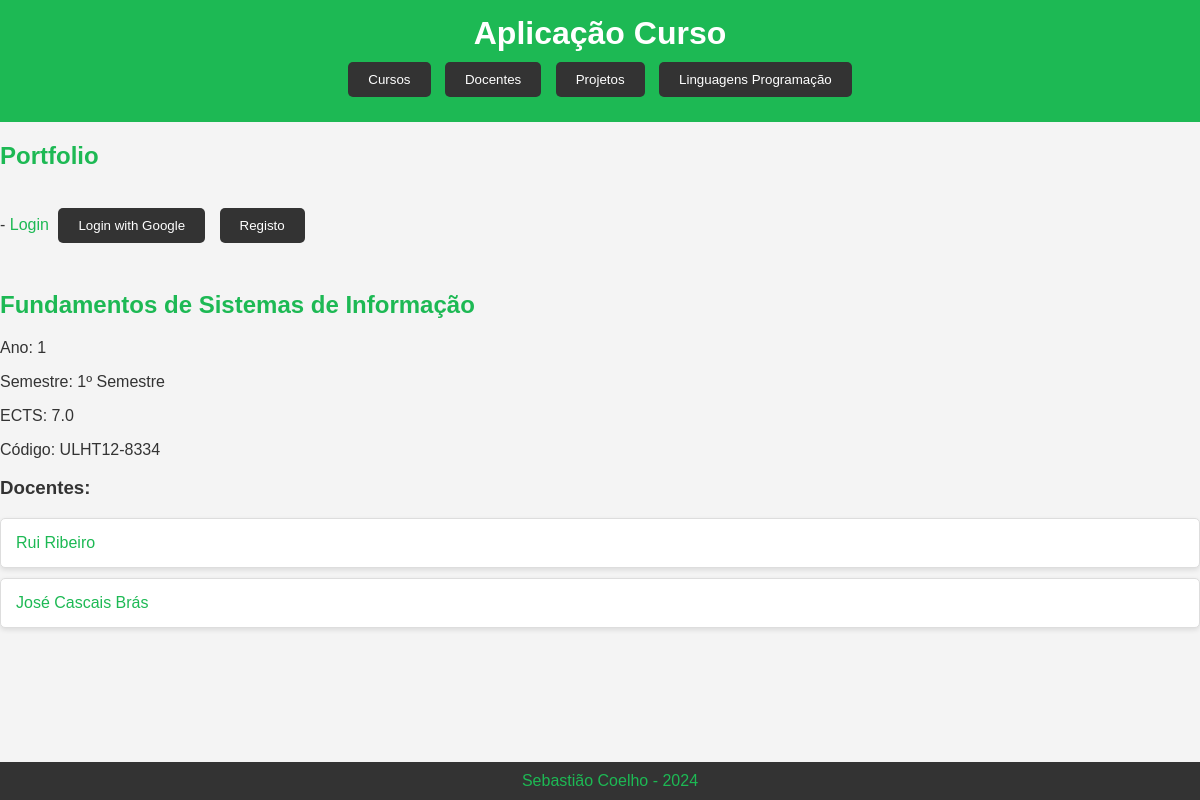
The app's page /curso/disciplina/3/ with its own data.
### curso/models.py (models this page shows, shortened)
class Disciplina(models.Model):
    nome = models.CharField(max_length=255)
    ano = models.IntegerField(choices=[(1, '1º Ano'), (2, '2º Ano'), (3, '3º Ano')])
    semestre = models.CharField(max_length=20,
                                choices=[('1º Semestre', '1º Semestre'), ('2º Semestre', '2º Semestre'),
                                         ('Anual', 'Anual'), ])
    ects = models.FloatField()
    codigo_leitura = models.CharField(max_length=50)

class Docente(models.Model):
    nome = models.CharField(max_length=255)
    disciplinas = models.ManyToManyField(Disciplina, related_name='docentes')

### curso/views.py (the view)
# urls.py: path('disciplina/<int:disciplina_id>/', views.disciplina_view, name='disciplina'),
def disciplina_view(request, disciplina_id):
    disciplina = Disciplina.objects.get(id=disciplina_id)
    projetos = Projeto.objects.filter(disciplina=disciplina)
    context = {
        'disciplina': disciplina,
    }
    return render(request, 'curso/disciplina.html', context)

### curso/templates/curso/disciplina.html (shortened to what this page needs)
{% extends 'curso/layout.html' %}
{% block content %}
    <h2>{{ disciplina.nome }}</h2>
    <p>Ano: {{ disciplina.ano }}</p>
    <p>Semestre: {{ disciplina.semestre }}</p>
    <p>ECTS: {{ disciplina.ects }}</p>
    <p>Código: {{ disciplina.codigo_leitura }}</p>
    {% if disciplina.docentes.exists %}
        <h3>Docentes:</h3>
        <ul>
            {% for docente in disciplina.docentes.all %}
                <li>
                    <a href="{% url 'curso:docente' docente.id %}">{{ docente.nome }}</a>
                </li>
            {% endfor %}
        </ul>
    {% endif %}
{% endblock %}

### static/curso/estilos.css (style rules this page uses)
body { font-family: 'Arial', sans-serif; background-color: #f4f4f4; color: #333; margin: 0; padding: 0; }
ul { list-style: none; padding: 0; }
li { background: #fff; border: 1px solid #ddd; margin-bottom: 10px; padding: 15px; border-radius: 5px; box-shadow: 0 2px 5px rgba(0,0,0,0.1); }
h2 { color: #1DB954; }
a { color: #1DB954; text-decoration: none; }

### records on screen
Disciplina: nome "Fundamentos de Sistemas de Informação", ano "1", semestre "1º Semestre", ects "7.0", codigo_leitura "ULHT12-8334"
Docente: nome "Rui Ribeiro"
Docente: nome "José Cascais Brás"
